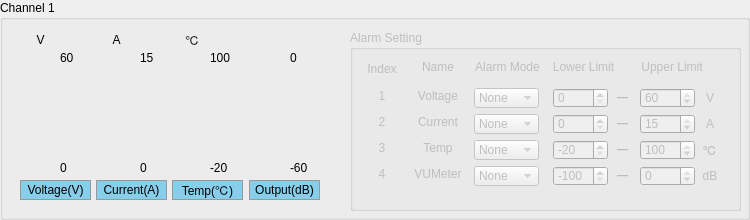
        <widget class="QGroupBox" name="groupBox_6">
         <property name="title">
          <string>Channel 1</string>
         </property>
         <widget class="VolumeWidget" name="voltDispaly1" native="true">
          <property name="geometry">
           <rect>
            <x>30</x>
            <y>50</y>
            <width>20</width>
            <height>121</height>
           </rect>
          </property>
          <property name="MinValue" stdset="0">
           <number>0</number>
          </property>
          <property name="MaxValue" stdset="0">
           <number>0</number>
          </property>
          <property name="SingleTrack" stdset="0">
           <bool>true</bool>
          </property>
         </widget>
         <widget class="VolumeWidget" name="currDisplay1" native="true">
          <property name="geometry">
           <rect>
            <x>106</x>
            <y>50</y>
            <width>20</width>
            <height>121</height>
           </rect>
          </property>
          <property name="MinValue" stdset="0">
           <number>0</number>
          </property>
          <property name="MaxValue" stdset="0">
           <number>15</number>
          </property>
          <property name="SingleTrack" stdset="0">
           <bool>true</bool>
          </property>
         </widget>
         <widget class="VolumeWidget" name="tempDisplay1" native="true">
          <property name="geometry">
           <rect>
            <x>182</x>
            <y>50</y>
            <width>20</width>
            <height>121</height>
           </rect>
          </property>
          <property name="MinValue" stdset="0">
           <number>-20</number>
          </property>
          <property name="MaxValue" stdset="0">
           <number>100</number>
          </property>
          <property name="SingleTrack" stdset="0">
           <bool>true</bool>
          </property>
         </widget>
         <widget class="QLabel" name="label_37">
          <property name="geometry">
           <rect>
            <x>20</x>
            <y>180</y>
            <width>71</width>
            <height>20</height>
           </rect>
          </property>
          <property name="styleSheet">
           <string notr="true">border: 1px solid #999999;
background-color: rgb(135, 206, 235);</string>
          </property>
          <property name="text">
           <string>Voltage(V)</string>
          </property>
          <property name="alignment">
           <set>Qt::AlignCenter</set>
          </property>
         </widget>
         <widget class="QLabel" name="label_38">
          <property name="geometry">
           <rect>
            <x>96</x>
            <y>180</y>
            <width>71</width>
            <height>20</height>
           </rect>
          </property>
          <property name="styleSheet">
           <string notr="true">border: 1px solid #999999;
background-color: rgb(135, 206, 235);</string>
          </property>
          <property name="text">
           <string>Current(A)</string>
          </property>
          <property name="alignment">
           <set>Qt::AlignCenter</set>
          </property>
         </widget>
         <widget class="QLabel" name="label_39">
          <property name="geometry">
           <rect>
            <x>172</x>
            <y>180</y>
            <width>71</width>
            <height>20</height>
           </rect>
          </property>
          <property name="styleSheet">
           <string notr="true">border: 1px solid #999999;
background-color: rgb(135, 206, 235);</string>
          </property>
          <property name="text">
           <string>Temp(℃)</string>
          </property>
          <property name="alignment">
           <set>Qt::AlignCenter</set>
          </property>
         </widget>
         <widget class="QLabel" name="labelVol1">
          <property name="geometry">
           <rect>
            <x>25</x>
            <y>30</y>
            <width>31</width>
            <height>20</height>
           </rect>
          </property>
          <property name="text">
           <string>V</string>
          </property>
          <property name="alignment">
           <set>Qt::AlignCenter</set>
          </property>
         </widget>
         <widget class="QLabel" name="voltUpper1">
          <property name="geometry">
           <rect>
            <x>60</x>
            <y>50</y>
            <width>31</width>
            <height>16</height>
           </rect>
          </property>
          <property name="text">
           <string>60</string>
          </property>
         </widget>
         <widget class="QLabel" name="voltLower1">
          <property name="geometry">
           <rect>
            <x>60</x>
            <y>160</y>
            <width>31</width>
            <height>16</height>
           </rect>
          </property>
          <property name="text">
           <string>0</string>
          </property>
         </widget>
         <widget class="QLabel" name="currUpper1">
          <property name="geometry">
           <rect>
            <x>140</x>
            <y>50</y>
            <width>31</width>
            <height>16</height>
           </rect>
          </property>
          <property name="text">
           <string>15</string>
          </property>
         </widget>
         <widget class="QLabel" name="currLower1">
          <property name="geometry">
           <rect>
            <x>140</x>
            <y>160</y>
            <width>31</width>
            <height>16</height>
           </rect>
          </property>
          <property name="text">
           <string>0</string>
          </property>
         </widget>
         <widget class="QLabel" name="tempUpper1">
          <property name="geometry">
           <rect>
            <x>210</x>
            <y>50</y>
            <width>31</width>
            <height>16</height>
           </rect>
          </property>
          <property name="text">
           <string>100</string>
          </property>
         </widget>
         <widget class="QLabel" name="tempLower1">
          <property name="geometry">
           <rect>
            <x>210</x>
            <y>160</y>
            <width>31</width>
            <height>16</height>
           </rect>
          </property>
          <property name="text">
           <string>-20</string>
          </property>
         </widget>
         <widget class="QLabel" name="labelCurr1">
          <property name="geometry">
           <rect>
            <x>101</x>
            <y>30</y>
            <width>31</width>
            <height>20</height>
           </rect>
          </property>
          <property name="text">
           <string>A</string>
          </property>
          <property name="alignment">
           <set>Qt::AlignCenter</set>
          </property>
         </widget>
         <widget class="QLabel" name="labelTemp1">
          <property name="geometry">
           <rect>
            <x>177</x>
            <y>30</y>
            <width>31</width>
            <height>20</height>
           </rect>
          </property>
          <property name="text">
           <string>℃</string>
          </property>
          <property name="alignment">
           <set>Qt::AlignCenter</set>
          </property>
         </widget>
         <widget class="QGroupBox" name="groupBox">
          <property name="enabled">
           <bool>false</bool>
          </property>
          <property name="geometry">
           <rect>
            <x>350</x>
            <y>30</y>
            <width>391</width>
            <height>181</height>
           </rect>
          </property>
          <property name="title">
           <string>Alarm Setting</string>
          </property>
          <widget class="QLabel" name="label_86">
           <property name="geometry">
            <rect>
             <x>258</x>
             <y>58</y>
             <width>29</width>
             <height>20</height>
            </rect>
           </property>
           <property name="text">
            <string>一</string>
           </property>
           <property name="alignment">
            <set>Qt::AlignCenter</set>
           </property>
          </widget>
          <widget class="QLabel" name="label_87">
           <property name="geometry">
            <rect>
             <x>258</x>
             <y>110</y>
             <width>29</width>
             <height>20</height>
            </rect>
           </property>
           <property name="text">
            <string>一</string>
           </property>
           <property name="alignment">
            <set>Qt::AlignCenter</set>
           </property>
          </widget>
          <widget class="QLabel" name="label_88">
           <property name="geometry">
            <rect>
             <x>346</x>
             <y>136</y>
             <width>28</width>
             <height>20</height>
            </rect>
           </property>
           <property name="text">
            <string>dB</string>
           </property>
           <property name="alignment">
            <set>Qt::AlignCenter</set>
           </property>
          </widget>
          <widget class="QLabel" name="label_89">
           <property name="geometry">
            <rect>
             <x>346</x>
             <y>84</y>
             <width>28</width>
             <height>20</height>
            </rect>
           </property>
           <property name="text">
            <string>A</string>
           </property>
           <property name="alignment">
            <set>Qt::AlignCenter</set>
           </property>
          </widget>
          <widget class="QLabel" name="label_91">
           <property name="geometry">
            <rect>
             <x>346</x>
             <y>110</y>
             <width>28</width>
             <height>20</height>
            </rect>
           </property>
           <property name="text">
            <string>℃</string>
           </property>
           <property name="alignment">
            <set>Qt::AlignCenter</set>
           </property>
          </widget>
          <widget class="QLabel" name="label_92">
           <property name="geometry">
            <rect>
             <x>258</x>
             <y>84</y>
             <width>29</width>
             <height>20</height>
            </rect>
           </property>
           <property name="text">
            <string>一</string>
           </property>
           <property name="alignment">
            <set>Qt::AlignCenter</set>
           </property>
          </widget>
          <widget class="QLabel" name="label_93">
           <property name="geometry">
            <rect>
             <x>258</x>
             <y>136</y>
             <width>29</width>
             <height>20</height>
            </rect>
           </property>
           <property name="text">
            <string>一</string>
           </property>
           <property name="alignment">
            <set>Qt::AlignCenter</set>
           </property>
          </widget>
          <widget class="QLabel" name="label_94">
           <property name="geometry">
            <rect>
             <x>346</x>
             <y>58</y>
             <width>28</width>
             <height>20</height>
            </rect>
           </property>
           <property name="text">
            <string>V</string>
           </property>
           <property name="alignment">
            <set>Qt::AlignCenter</set>
           </property>
          </widget>
          <widget class="QLabel" name="label_60">
           <property name="geometry">
            <rect>
             <x>9</x>
             <y>29</y>
             <width>46</width>
             <height>20</height>
            </rect>
           </property>
           <property name="minimumSize">
            <size>
             <width>43</width>
             <height>20</height>
            </size>
           </property>
           <property name="text">
            <string>Index</string>
           </property>
           <property name="alignment">
            <set>Qt::AlignCenter</set>
           </property>
          </widget>
          <widget class="QLabel" name="label_61">
           <property name="geometry">
            <rect>
             <x>58</x>
             <y>29</y>
             <width>60</width>
             <height>16</height>
            </rect>
           </property>
           <property name="minimumSize">
            <size>
             <width>55</width>
             <height>0</height>
            </size>
           </property>
           <property name="text">
            <string>Name</string>
           </property>
           <property name="alignment">
            <set>Qt::AlignCenter</set>
           </property>
          </widget>
          <widget class="QLabel" name="label_62">
           <property name="geometry">
            <rect>
             <x>121</x>
             <y>29</y>
             <width>73</width>
             <height>16</height>
            </rect>
           </property>
           <property name="minimumSize">
            <size>
             <width>73</width>
             <height>0</height>
            </size>
           </property>
           <property name="text">
            <string>Alarm Mode</string>
           </property>
           <property name="alignment">
            <set>Qt::AlignCenter</set>
           </property>
          </widget>
          <widget class="QLabel" name="label_63">
           <property name="geometry">
            <rect>
             <x>193</x>
             <y>29</y>
             <width>81</width>
             <height>16</height>
            </rect>
           </property>
           <property name="minimumSize">
            <size>
             <width>81</width>
             <height>0</height>
            </size>
           </property>
           <property name="text">
            <string>Lower Limit</string>
           </property>
           <property name="alignment">
            <set>Qt::AlignCenter</set>
           </property>
          </widget>
          <widget class="QLabel" name="label_64">
           <property name="geometry">
            <rect>
             <x>282</x>
             <y>29</y>
             <width>80</width>
             <height>16</height>
            </rect>
           </property>
           <property name="minimumSize">
            <size>
             <width>80</width>
             <height>0</height>
            </size>
           </property>
           <property name="text">
            <string>Upper Limit</string>
           </property>
           <property name="alignment">
            <set>Qt::AlignCenter</set>
           </property>
          </widget>
          <widget class="QLabel" name="label_65">
           <property name="geometry">
            <rect>
             <x>9</x>
             <y>58</y>
             <width>46</width>
             <height>16</height>
            </rect>
           </property>
           <property name="text">
            <string>1</string>
           </property>
           <property name="alignment">
            <set>Qt::AlignCenter</set>
           </property>
          </widget>
          <widget class="QLabel" name="label_66">
           <property name="geometry">
            <rect>
             <x>58</x>
             <y>58</y>
             <width>60</width>
             <height>16</height>
            </rect>
           </property>
           <property name="minimumSize">
            <size>
             <width>55</width>
             <height>0</height>
            </size>
           </property>
           <property name="text">
            <string>Voltage</string>
           </property>
           <property name="alignment">
            <set>Qt::AlignCenter</set>
           </property>
          </widget>
          <widget class="QComboBox" name="voltMode1">
           <property name="geometry">
            <rect>
             <x>124</x>
             <y>58</y>
             <width>65</width>
             <height>20</height>
            </rect>
           </property>
           <property name="minimumSize">
            <size>
             <width>0</width>
             <height>0</height>
            </size>
           </property>
           <item>
            <property name="text">
             <string>None</string>
            </property>
           </item>
           <item>
            <property name="text">
             <string>Both</string>
            </property>
           </item>
           <item>
            <property name="text">
             <string>Lower</string>
            </property>
           </item>
           <item>
            <property name="text">
             <string>Upper</string>
            </property>
           </item>
          </widget>
          <widget class="QDoubleSpinBox" name="voltLowerLimit1">
           <property name="enabled">
            <bool>false</bool>
           </property>
           <property name="geometry">
            <rect>
             <x>203</x>
             <y>58</y>
             <width>55</width>
             <height>20</height>
            </rect>
           </property>
           <property name="minimumSize">
            <size>
             <width>0</width>
             <height>0</height>
            </size>
           </property>
           <property name="decimals">
            <number>0</number>
           </property>
           <property name="maximum">
            <double>60.000000000000000</double>
           </property>
          </widget>
          <widget class="QDoubleSpinBox" name="voltUpperLimit1">
           <property name="enabled">
            <bool>false</bool>
           </property>
           <property name="geometry">
            <rect>
             <x>290</x>
             <y>58</y>
             <width>55</width>
             <height>20</height>
            </rect>
           </property>
           <property name="minimumSize">
            <size>
             <width>0</width>
             <height>0</height>
            </size>
           </property>
           <property name="decimals">
            <number>0</number>
           </property>
           <property name="maximum">
            <double>60.000000000000000</double>
           </property>
           <property name="value">
            <double>60.000000000000000</double>
           </property>
          </widget>
          <widget class="QLabel" name="label_67">
           <property name="geometry">
            <rect>
             <x>9</x>
             <y>84</y>
             <width>46</width>
             <height>16</height>
            </rect>
           </property>
           <property name="text">
            <string>2</string>
           </property>
           <property name="alignment">
            <set>Qt::AlignCenter</set>
           </property>
          </widget>
          <widget class="QLabel" name="label_68">
           <property name="geometry">
            <rect>
             <x>58</x>
             <y>84</y>
             <width>60</width>
             <height>16</height>
            </rect>
           </property>
           <property name="minimumSize">
            <size>
             <width>55</width>
             <height>0</height>
            </size>
           </property>
           <property name="text">
            <string>Current</string>
           </property>
           <property name="alignment">
            <set>Qt::AlignCenter</set>
           </property>
          </widget>
          <widget class="QComboBox" name="currMode1">
           <property name="geometry">
            <rect>
             <x>124</x>
             <y>84</y>
             <width>65</width>
             <height>20</height>
            </rect>
           </property>
           <property name="minimumSize">
            <size>
             <width>0</width>
             <height>0</height>
            </size>
           </property>
           <item>
            <property name="text">
             <string>None</string>
            </property>
           </item>
           <item>
            <property name="text">
             <string>Both</string>
            </property>
           </item>
           <item>
            <property name="text">
             <string>Lower</string>
            </property>
           </item>
           <item>
            <property name="text">
             <string>Upper</string>
            </property>
           </item>
          </widget>
          <widget class="QDoubleSpinBox" name="currLowerLimit1">
           <property name="enabled">
            <bool>false</bool>
           </property>
           <property name="geometry">
            <rect>
             <x>203</x>
             <y>84</y>
             <width>55</width>
             <height>20</height>
            </rect>
           </property>
           <property name="minimumSize">
            <size>
             <width>0</width>
             <height>0</height>
            </size>
           </property>
           <property name="decimals">
            <number>0</number>
           </property>
           <property name="maximum">
            <double>15.000000000000000</double>
           </property>
          </widget>
          <widget class="QDoubleSpinBox" name="currUpperLimit1">
           <property name="enabled">
            <bool>false</bool>
           </property>
           <property name="geometry">
            <rect>
             <x>290</x>
             <y>84</y>
             <width>55</width>
             <height>20</height>
            </rect>
           </property>
           <property name="minimumSize">
            <size>
             <width>0</width>
             <height>0</height>
            </size>
           </property>
           <property name="decimals">
            <number>0</number>
           </property>
           <property name="maximum">
            <double>15.000000000000000</double>
           </property>
           <property name="value">
            <double>15.000000000000000</double>
           </property>
          </widget>
          <widget class="QLabel" name="label_69">
           <property name="geometry">
            <rect>
             <x>9</x>
             <y>110</y>
             <width>46</width>
             <height>16</height>
            </rect>
           </property>
           <property name="text">
            <string>3</string>
           </property>
           <property name="alignment">
            <set>Qt::AlignCenter</set>
           </property>
          </widget>
          <widget class="QLabel" name="label_70">
           <property name="geometry">
            <rect>
             <x>58</x>
             <y>110</y>
             <width>60</width>
             <height>16</height>
            </rect>
           </property>
           <property name="minimumSize">
            <size>
             <width>55</width>
             <height>0</height>
            </size>
           </property>
           <property name="text">
            <string>Temp</string>
           </property>
           <property name="alignment">
            <set>Qt::AlignCenter</set>
           </property>
          </widget>
          <widget class="QComboBox" name="tempMode1">
           <property name="geometry">
            <rect>
             <x>124</x>
             <y>110</y>
             <width>65</width>
             <height>20</height>
            </rect>
           </property>
           <property name="minimumSize">
            <size>
             <width>0</width>
             <height>0</height>
            </size>
           </property>
           <item>
            <property name="text">
             <string>None</string>
            </property>
           </item>
           <item>
            <property name="text">
             <string>Both</string>
            </property>
           </item>
           <item>
            <property name="text">
             <string>Lower</string>
            </property>
           </item>
           <item>
            <property name="text">
             <string>Upper</string>
            </property>
           </item>
          </widget>
          <widget class="QDoubleSpinBox" name="tempLowerLimit1">
           <property name="enabled">
            <bool>false</bool>
           </property>
           <property name="geometry">
            <rect>
             <x>203</x>
             <y>110</y>
             <width>55</width>
             <height>20</height>
            </rect>
           </property>
           <property name="minimumSize">
            <size>
             <width>0</width>
             <height>0</height>
            </size>
           </property>
           <property name="decimals">
            <number>0</number>
           </property>
           <property name="minimum">
            <double>-20.000000000000000</double>
           </property>
           <property name="maximum">
            <double>100.000000000000000</double>
           </property>
           <property name="value">
            <double>-20.000000000000000</double>
           </property>
          </widget>
          <widget class="QDoubleSpinBox" name="tempUpperLimit1">
           <property name="enabled">
            <bool>false</bool>
           </property>
           <property name="geometry">
            <rect>
             <x>290</x>
             <y>110</y>
             <width>55</width>
             <height>20</height>
            </rect>
           </property>
           <property name="minimumSize">
            <size>
             <width>0</width>
             <height>0</height>
            </size>
           </property>
           <property name="decimals">
            <number>0</number>
           </property>
           <property name="minimum">
            <double>-20.000000000000000</double>
           </property>
           <property name="maximum">
            <double>100.000000000000000</double>
           </property>
           <property name="value">
            <double>100.000000000000000</double>
           </property>
          </widget>
          <widget class="QLabel" name="label_72">
           <property name="geometry">
            <rect>
             <x>9</x>
             <y>136</y>
             <width>46</width>
             <height>16</height>
            </rect>
           </property>
           <property name="text">
            <string>4</string>
           </property>
           <property name="alignment">
            <set>Qt::AlignCenter</set>
           </property>
          </widget>
          <widget class="QLabel" name="label_71">
           <property name="geometry">
            <rect>
             <x>58</x>
             <y>136</y>
             <width>60</width>
             <height>16</height>
            </rect>
           </property>
           <property name="minimumSize">
            <size>
             <width>55</width>
             <height>0</height>
            </size>
           </property>
           <property name="text">
            <string>VUMeter</string>
           </property>
           <property name="alignment">
            <set>Qt::AlignCenter</set>
           </property>
          </widget>
          <widget class="QComboBox" name="vuMeterMode1">
           <property name="geometry">
            <rect>
             <x>124</x>
             <y>136</y>
             <width>65</width>
             <height>20</height>
            </rect>
           </property>
           <property name="minimumSize">
            <size>
             <width>0</width>
             <height>0</height>
            </size>
           </property>
           <item>
            <property name="text">
             <string>None</string>
            </property>
           </item>
           <item>
            <property name="text">
             <string>Both</string>
            </property>
           </item>
           <item>
            <property name="text">
             <string>Lower</string>
            </property>
           </item>
           <item>
            <property name="text">
             <string>Upper</string>
            </property>
           </item>
          </widget>
          <widget class="QDoubleSpinBox" name="vuMeterLowerLimit1">
           <property name="enabled">
            <bool>false</bool>
           </property>
           <property name="geometry">
            <rect>
             <x>203</x>
             <y>136</y>
             <width>55</width>
             <height>20</height>
            </rect>
           </property>
           <property name="minimumSize">
            <size>
             <width>0</width>
             <height>0</height>
            </size>
           </property>
           <property name="decimals">
            <number>0</number>
           </property>
           <property name="minimum">
            <double>-100.000000000000000</double>
           </property>
           <property name="maximum">
            <double>0.000000000000000</double>
           </property>
           <property name="singleStep">
            <double>1.000000000000000</double>
           </property>
           <property name="value">
            <double>-100.000000000000000</double>
           </property>
          </widget>
          <widget class="QDoubleSpinBox" name="vuMeterUpperLimit1">
           <property name="enabled">
            <bool>false</bool>
           </property>
           <property name="geometry">
            <rect>
             <x>290</x>
             <y>136</y>
             <width>55</width>
             <height>20</height>
            </rect>
           </property>
           <property name="minimumSize">
            <size>
             <width>0</width>
             <height>0</height>
            </size>
           </property>
           <property name="decimals">
            <number>0</number>
           </property>
           <property name="minimum">
            <double>-100.000000000000000</double>
           </property>
           <property name="maximum">
            <double>0.000000000000000</double>
           </property>
           <property name="value">
            <double>0.000000000000000</double>
           </property>
          </widget>
         </widget>
         <widget class="VolumeWidget" name="voluDisplay1" native="true">
          <property name="geometry">
           <rect>
            <x>259</x>
            <y>50</y>
            <width>20</width>
            <height>121</height>
           </rect>
          </property>
          <property name="MaxValue" stdset="0">
           <number>0</number>
          </property>
          <property name="MinValue" stdset="0">
           <number>-60</number>
          </property>
          <property name="SingleTrack" stdset="0">
           <bool>true</bool>
          </property>
         </widget>
         <widget class="QLabel" name="label_40">
          <property name="geometry">
           <rect>
            <x>249</x>
            <y>180</y>
            <width>71</width>
            <height>20</height>
           </rect>
          </property>
          <property name="styleSheet">
           <string notr="true">border: 1px solid #999999;
background-color: rgb(135, 206, 235);</string>
          </property>
          <property name="text">
           <string>Output(dB)</string>
          </property>
          <property name="alignment">
           <set>Qt::AlignCenter</set>
          </property>
         </widget>
         <widget class="QLabel" name="tempUpper1_2">
          <property name="geometry">
           <rect>
            <x>290</x>
            <y>50</y>
            <width>31</width>
            <height>16</height>
           </rect>
          </property>
          <property name="text">
           <string>0</string>
          </property>
         </widget>
         <widget class="QLabel" name="tempUpper1_3">
          <property name="geometry">
           <rect>
            <x>290</x>
            <y>160</y>
            <width>31</width>
            <height>16</height>
           </rect>
          </property>
          <property name="text">
           <string>-60</string>
          </property>
         </widget>
         <widget class="QLabel" name="labelVloume1">
          <property name="geometry">
           <rect>
            <x>249</x>
            <y>30</y>
            <width>41</width>
            <height>20</height>
           </rect>
          </property>
          <property name="text">
           <string/>
          </property>
          <property name="alignment">
           <set>Qt::AlignCenter</set>
          </property>
         </widget>
        </widget>
